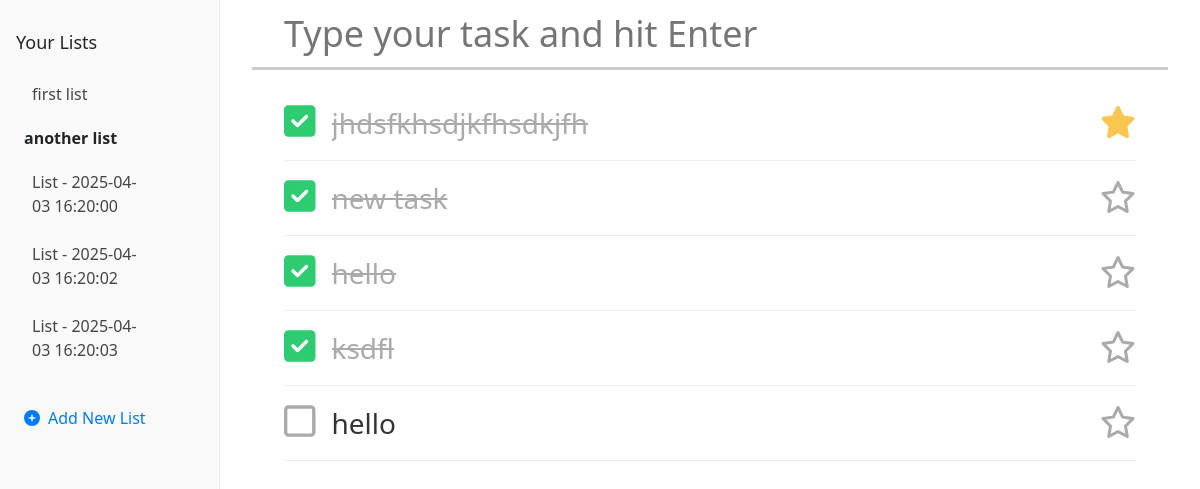
The page / on the database its author committed.
### main.py (models this page shows)
class TodoList(db.Model):
    __tablename__ = "todo_list"
    id: Mapped[int] = mapped_column(Integer, primary_key=True, autoincrement=True)
    name: Mapped[str] = mapped_column(String(100), unique=True)
    date: Mapped[datetime.date] = mapped_column(Date, nullable=False)
    tasks = relationship("TodoTask", back_populates="todo_list", cascade="all, delete")

class TodoTask(db.Model):
    __tablename__ = "todo_task"
    id: Mapped[int] = mapped_column(Integer, primary_key=True, autoincrement=True)
    todo_list_id: Mapped[int] = mapped_column(Integer, db.ForeignKey("todo_list.id", ondelete="CASCADE"))
    task: Mapped[str] = mapped_column(String(256), nullable=False)
    complete: Mapped[bool] = mapped_column(Boolean, default=False)
    starred: Mapped[bool] = mapped_column(Boolean, default=False)
    due_date: Mapped[datetime.date] = mapped_column(Date, nullable=True)
    todo_list = relationship("TodoList", back_populates="tasks")

### main.py (the view, shortened to what this page needs)
@app.route("/", methods=["GET", "POST"])
def home():
    form = forms.CreateTaskForm()
    all_lists = db.session.scalars(db.select(TodoList)).all()
    latest_list = sorted(all_lists, key=lambda l: l.date, reverse=True)[0]
    tasks = latest_list.tasks
    return render_template(
        "index.html",
        form=form,
        todo_lists=all_lists,
        active_list=latest_list,
        tasks=tasks
    )

### forms.py
class CreateTaskForm(FlaskForm):
    task = StringField("Task", validators=[DataRequired()])
    complete = BooleanField("Complete")
    starred = StringField("Star")
    due_date = StringField("Due Date")
    submit = SubmitField("Submit Task")

### templates/index.html (shortened to what this page needs)
{% include "header.html" %}
<body>
<div class="layout">
  <div class="sidebar">
    <h3>Your Lists</h3>
      <ul class="list-nav">
        {% for todo_list in todo_lists %}
          <li class="{% if todo_list.id == active_list.id %}active{% endif %}" data-list-id="{{ todo_list.id }}">
            <div class="list-name-row">
              {% if todo_list.id == active_list.id %}
                <strong>{{ todo_list.name }}</strong>
              {% else %}
                <a href="{{ url_for('view_list', list_id=todo_list.id) }}">{{ todo_list.name }}</a>
              {% endif %}
            </div>
          </li>
        {% endfor %}
      </ul>
    <form method="POST" action="{{ url_for('create_list') }}">
      <button type="submit" class="new-list-button">
        <i class="fa-solid fa-circle-plus"></i>
        <span>Add New List</span>
      </button>
    </form>
  </div>
  <div class="main-content">
    <div class="task-input-wrapper">
      <form method="POST" action="{{ url_for('home') }}">
        {{ form.task(id="task-input", size=100, placeholder="Type your task and hit Enter", autocomplete="off") }}
      </form>
    </div>
    {% if active_list %}
      <div class="task-list">
        {% for task in active_list.tasks %}
          <div class="task-item">
            <form method="POST" action="{{ url_for('update_task', task_id=task.id) }}">
              <button type="submit" name="toggle_complete" class="icon-button">
                {% if task.complete %}
                  <i class="fa-solid fa-square-check check-icon completed"></i>
                {% else %}
                  <i class="fa-regular fa-square check-icon"></i>
                {% endif %}
              </button>
            </form>
            <form method="POST" action="{{ url_for('update_task', task_id=task.id) }}" class="task-edit-form">
              <input
                type="text"
                name="edited_task"
                value="{{ task.task }}"
                class="task-text-input {% if task.complete %}done{% endif %}"
                data-original="{{ task.task }}"
                onblur="submitIfChanged(this)"
              />
            </form>
            <form method="POST" action="{{ url_for('update_task', task_id=task.id) }}">
              <button type="submit" name="toggle_star" class="icon-button">
                {% if task.starred %}
                  <i class="fa-solid fa-star star-icon starred"></i>
                {% else %}
                  <i class="fa-regular fa-star star-icon"></i>
                {% endif %}
              </button>
            </form>
          </div>
        {% endfor %}
      </div>
    {% endif %}
  </div>
</div>
</body>
</html>

### static/css/styles.css (style rules this page uses)
body { margin: 0; padding: 0; font-family: 'Segoe UI', sans-serif; background-color: #ffffff; }
.task-input-wrapper { padding: 0; margin: 0; background-color: #fff; border: none; box-shadow: none; }
.task-input-wrapper form { margin: 0; }
.task-input-wrapper input[type="text"] { width: 100%; padding: 0.75rem 1rem 0.75rem 2rem; font-size: 36px; border: none; outline: none; background-color: transparent; color: #222; line-height: 1.2; border-bottom: 3px solid #ccc; transition: border-color 0.2s ease-in-out; }
.task-list { padding: 1rem 2rem; }
.task-item { display: flex; align-items: center; gap: 1rem; padding: 0.75rem 0; border-bottom: 1px solid #eee; font-size: 28px; color: #333; }
.task-edit-form { flex: 1; }
.task-text-input { font-size: 28px; border: none; background: transparent; width: 100%; color: #333; padding: 0.25rem 0; }
.task-text-input.done { text-decoration: line-through; color: #aaa; }
.check-icon { font-size: 40px; cursor: pointer; color: #aaa; flex-shrink: 0; line-height: 1; transition: color 0.2s ease, transform 0.2s ease; }
.icon-button { background: none; border: none; padding: 0; margin: 0; cursor: pointer; }
.check-icon { font-size: 36px; color: #aaa; transition: color 0.2s ease; }
.check-icon.completed { color: #2ecc71; }
.star-icon { font-size: 32px; margin-left: 1rem; color: #aaa; transition: color 0.2s ease; }
.star-icon.starred { color: #f9c74f; }
.layout { display: flex; min-height: 100vh; }
.sidebar { width: 220px; background-color: #f9f9f9; padding-top: 2rem; padding-right: 1rem; padding-bottom: 1rem; padding-left: 1rem; border-right: 1px solid #eee; font-size: 16px; }
.sidebar h3 { margin-top: 0; font-size: 18px; margin-bottom: 1rem; }
.list-nav { list-style: none; padding: 0; margin: 0; }
.list-nav li { position: relative; padding: 0.5rem; display: flex; flex-direction: column; }
.list-nav li a { text-decoration: none; color: #444; display: block; padding: 0.25rem 0.5rem; border-radius: 4px; transition: background-color 0.2s ease; }
.list-name-row { display: flex; justify-content: space-between; align-items: center; }
.main-content { flex: 1; padding-left: 2rem; padding-right: 2rem; padding-bottom: 2rem; }
.new-list-button { margin-top: 1.5rem; width: 100%; background: none; border: none; color: #007BFF; font-size: 16px; cursor: pointer; display: flex; align-items: center; gap: 0.5rem; padding: 0.5rem; border-radius: 6px; transition: background-color 0.2s ease; }

### rows shown on the page
TodoList: name "first list"
TodoList: name "another list"
TodoList: name "List - 2025-04-03 16:20:00"
TodoList: name "List - 2025-04-03 16:20:02"
TodoList: name "List - 2025-04-03 16:20:03"
TodoTask: complete True (drawn), edited_task "jhdsfkhsdjkfhsdkjfh", starred True (drawn)
TodoTask: complete True (drawn), edited_task "new task", starred False (drawn)
TodoTask: complete True (drawn), edited_task "hello", starred False (drawn)
TodoTask: complete True (drawn), edited_task "ksdfl", starred False (drawn)
TodoTask: complete False (drawn), edited_task "hello", starred False (drawn)
